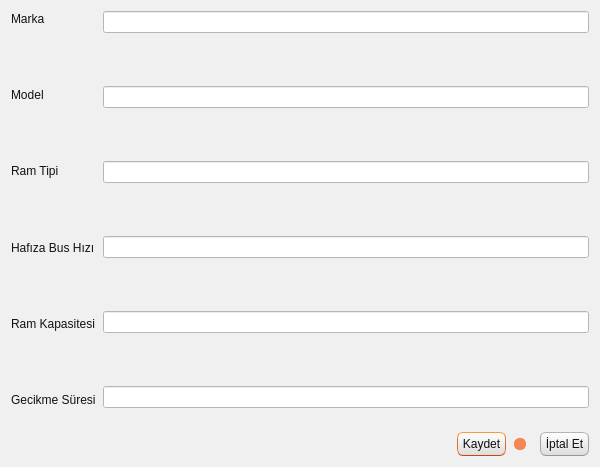
<?xml version="1.0" encoding="UTF-8"?>
<ui version="4.0">
 <class>TKNRamPencere</class>
 <widget class="QDialog" name="TKNRamPencere">
  <property name="geometry">
   <rect>
    <x>0</x>
    <y>0</y>
    <width>600</width>
    <height>467</height>
   </rect>
  </property>
  <property name="maximumSize">
   <size>
    <width>600</width>
    <height>600</height>
   </size>
  </property>
  <property name="windowTitle">
   <string>Dialog</string>
  </property>
  <property name="styleSheet">
   <string notr="true">/*
Ubuntu Style Sheet for QT Applications
Author: Jaime A. Quiroga P.
Company: GTRONICK
Last updated: 09/10/2019 (dd/mm/yyyy), 12:31.
Available at: https://github.com/GTRONICK/QSS/blob/master/Ubuntu.qss
*/
QMainWindow {
	background-color:#f0f0f0;
}
QCheckBox {
	padding:2px;
}
QCheckBox:hover {
	border:1px solid rgb(255,150,60);
	border-radius:4px;
	padding: 1px;
	background-color:qlineargradient(spread:pad, x1:0.5, y1:1, x2:0.5, y2:0, stop:0 rgba(190, 90, 50, 50), stop:1 rgba(250, 130, 40, 50));
}
QCheckBox::indicator:checked {
	border:1px solid rgb(246, 134, 86);
	border-radius:4px;
  	background-color:rgb(246, 134, 86)
}
QCheckBox::indicator:unchecked {
	border-width:1px solid rgb(246, 134, 86);
	border-radius:4px;
  	background-color:rgb(255,255,255);
}
QColorDialog {
	background-color:#f0f0f0;
}
QComboBox {
	color:rgb(81,72,65);
	background: #ffffff;
}
QComboBox:editable {
	selection-color:rgb(81,72,65);
	selection-background-color: #ffffff;
}
QComboBox QAbstractItemView {
	selection-color: #ffffff;
	selection-background-color: rgb(246, 134, 86);
}
QComboBox:!editable:on, QComboBox::drop-down:editable:on {
	color:  #1e1d23;	
}
QDateTimeEdit, QDateEdit, QDoubleSpinBox, QFontComboBox {
	color:rgb(81,72,65);
	background-color: #ffffff;
}

QDialog {
	background-color:#f0f0f0;
}

QLabel,QLineEdit {
	color:rgb(17,17,17);
}
QLineEdit {
	background-color:rgb(255,255,255);
	selection-background-color:rgb(236,116,64);
}
QMenuBar {
	color:rgb(223,219,210);
	background-color:rgb(65,64,59);
}
QMenuBar::item {
	padding-top:4px;
	padding-left:4px;
	padding-right:4px;
	color:rgb(223,219,210);
	background-color:rgb(65,64,59);
}
QMenuBar::item:selected {
	color:rgb(255,255,255);
	padding-top:2px;
	padding-left:2px;
	padding-right:2px;
	border-top-width:2px;
	border-left-width:2px;
	border-right-width:2px;
	border-top-right-radius:4px;
	border-top-left-radius:4px;
	border-style:solid;
	background-color:rgb(65,64,59);
	border-top-color: rgb(47,47,44);
	border-right-color: qlineargradient(spread:pad, x1:0, y1:1, x2:1, y2:0, stop:0 rgba(90, 87, 78, 255), stop:1 rgba(47,47,44, 255));
	border-left-color:  qlineargradient(spread:pad, x1:1, y1:0, x2:0, y2:0, stop:0 rgba(90, 87, 78, 255), stop:1 rgba(47,47,44, 255));
}
QMenu {
	color:rgb(223,219,210);
	background-color:rgb(65,64,59);
}
QMenu::item {
	color:rgb(223,219,210);
	padding:4px 10px 4px 20px;
}
QMenu::item:selected {
	color:rgb(255,255,255);
	background-color: qlineargradient(spread:pad, x1:0.5, y1:1, x2:0.5, y2:0, stop:0 rgba(225, 108, 54, 255), stop:1 rgba(246, 134, 86, 255));
	border-style:solid;
	border-width:3px;
	padding:4px 7px 4px 17px;
	border-bottom-color:qlineargradient(spread:pad, x1:0.5, y1:1, x2:0.5, y2:0, stop:0 rgba(175,85,48,255), stop:1 rgba(236,114,67, 255));
	border-top-color:qlineargradient(spread:pad, x1:0.5, y1:1, x2:0.5, y2:0, stop:0 rgba(253,156,113,255), stop:1 rgba(205,90,46, 255));
	border-right-color:qlineargradient(spread:pad, x1:0, y1:0.5, x2:1, y2:0.5, stop:0 rgba(253,156,113,255), stop:1 rgba(205,90,46, 255));
	border-left-color:qlineargradient(spread:pad, x1:1, y1:0.5, x2:0, y2:0.5, stop:0 rgba(253,156,113,255), stop:1 rgba(205,90,46, 255));
}
QPlainTextEdit {
	border-width: 1px solid transparent;
	color:rgb(17,17,17);
	selection-background-color:rgb(236,116,64);
}
QProgressBar {
	text-align: center;
	color: rgb(0, 0, 0);
	border: 1px inset rgb(150,150,150); 
	border-radius: 10px;
	background-color:rgb(221,221,219);
}
QProgressBar::chunk:horizontal {
	background-color: qlineargradient(spread:pad, x1:0.5, y1:1, x2:0.5, y2:0, stop:0 rgba(225, 108, 54, 255), stop:1 rgba(246, 134, 86, 255));
	border:1px solid;
	border-radius:8px;
	border-bottom-color:qlineargradient(spread:pad, x1:0.5, y1:1, x2:0.5, y2:0, stop:0 rgba(175,85,48,255), stop:1 rgba(236,114,67, 255));
	border-top-color:qlineargradient(spread:pad, x1:0.5, y1:1, x2:0.5, y2:0, stop:0 rgba(253,156,113,255), stop:1 rgba(205,90,46, 255));
	border-right-color:qlineargradient(spread:pad, x1:0, y1:0.5, x2:1, y2:0.5, stop:0 rgba(253,156,113,255), stop:1 rgba(205,90,46, 255));
	border-left-color:qlineargradient(spread:pad, x1:1, y1:0.5, x2:0, y2:0.5, stop:0 rgba(253,156,113,255), stop:1 rgba(205,90,46, 255));
}
QPushButton{
	color:rgb(17,17,17);
	border-width: 1px;
	border-radius: 6px;
	border-bottom-color: rgb(150,150,150);
	border-right-color: rgb(165,165,165);
	border-left-color: rgb(165,165,165);
	border-top-color: rgb(180,180,180);
	border-style: solid;
	padding: 4px;
	background-color: qlineargradient(spread:pad, x1:0.5, y1:1, x2:0.5, y2:0, stop:0 rgba(220, 220, 220, 255), stop:1 rgba(255, 255, 255, 255));
}
QPushButton:hover{
	color:rgb(17,17,17);
	border-width: 1px;
	border-radius:6px;
	border-top-color: rgb(255,150,60);
	border-right-color: qlineargradient(spread:pad, x1:0, y1:1, x2:1, y2:0, stop:0 rgba(200, 70, 20, 255), stop:1 rgba(255,150,60, 255));
	border-left-color:  qlineargradient(spread:pad, x1:1, y1:0, x2:0, y2:0, stop:0 rgba(200, 70, 20, 255), stop:1 rgba(255,150,60, 255));
	border-bottom-color: rgb(200,70,20);
	border-style: solid;
	padding: 2px;
	background-color: qlineargradient(spread:pad, x1:0.5, y1:1, x2:0.5, y2:0, stop:0 rgba(220, 220, 220, 255), stop:1 rgba(255, 255, 255, 255));
}
QPushButton:default{
	color:rgb(17,17,17);
	border-width: 1px;
	border-radius:6px;
	border-top-color: rgb(255,150,60);
	border-right-color: qlineargradient(spread:pad, x1:0, y1:1, x2:1, y2:0, stop:0 rgba(200, 70, 20, 255), stop:1 rgba(255,150,60, 255));
	border-left-color:  qlineargradient(spread:pad, x1:1, y1:0, x2:0, y2:0, stop:0 rgba(200, 70, 20, 255), stop:1 rgba(255,150,60, 255));
	border-bottom-color: rgb(200,70,20);
	border-style: solid;
	padding: 2px;
	background-color: qlineargradient(spread:pad, x1:0.5, y1:1, x2:0.5, y2:0, stop:0 rgba(220, 220, 220, 255), stop:1 rgba(255, 255, 255, 255));
}
QPushButton:pressed{
	color:rgb(17,17,17);
	border-width: 1px;
	border-radius: 6px;
	border-width: 1px;
	border-top-color: rgba(255,150,60,200);
	border-right-color: qlineargradient(spread:pad, x1:0, y1:1, x2:1, y2:0, stop:0 rgba(200, 70, 20, 255), stop:1 rgba(255,150,60, 200));
	border-left-color:  qlineargradient(spread:pad, x1:1, y1:0, x2:0, y2:0, stop:0 rgba(200, 70, 20, 255), stop:1 rgba(255,150,60, 200));
	border-bottom-color: rgba(200,70,20,200);
	border-style: solid;
	padding: 2px;
	background-color: qlineargradient(spread:pad, x1:0.5, y1:0, x2:0.5, y2:1, stop:0 rgba(220, 220, 220, 255), stop:1 rgba(255, 255, 255, 255));
}
QPushButton:disabled{
	color:rgb(174,167,159);
	border-width: 1px;
	border-radius: 6px;
	background-color: qlineargradient(spread:pad, x1:0.5, y1:1, x2:0.5, y2:0, stop:0 rgba(200, 200, 200, 255), stop:1 rgba(230, 230, 230, 255));
}
QRadioButton {
	padding: 1px;
}
QRadioButton::indicator:checked {
	height: 10px;
	width: 10px;
	border-style:solid;
	border-radius:5px;
	border-width: 1px;
	border-color: rgba(246, 134, 86, 255);
	color: #a9b7c6;
	background-color:rgba(246, 134, 86, 255);
}
QRadioButton::indicator:!checked {
	height: 10px;
	width: 10px;
	border-style:solid;
	border-radius:5px;
	border-width: 1px;
	border-color: rgb(246, 134, 86);
	color: #a9b7c6;
	background-color: transparent;
}
QScrollArea {
	color: white;
	background-color:#f0f0f0;
}
QSlider::groove {
	border-style: solid;
	border-width: 1px;
	border-color: rgb(207,207,207);
}
QSlider::groove:horizontal {
	height: 5px;
	background: rgb(246, 134, 86);
}
QSlider::groove:vertical {
	width: 5px;
	background: rgb(246, 134, 86);
}
QSlider::handle:horizontal {
	background: rgb(253,253,253);
	border-style: solid;
	border-width: 1px;
	border-color: rgb(207,207,207);
	width: 12px;
	margin: -5px 0;
	border-radius: 7px;
}
QSlider::handle:vertical {
	background: rgb(253,253,253);
	border-style: solid;
	border-width: 1px;
	border-color: rgb(207,207,207);
	height: 12px;
	margin: 0 -5px;
	border-radius: 7px;
}
QSlider::add-page:horizontal, QSlider::add-page:vertical {
 	background: white;
}
QSlider::sub-page:horizontal, QSlider::sub-page:vertical {
	background: rgb(246, 134, 86);
}
QStatusBar, QSpinBox {
	color:rgb(81,72,65);
}
QSpinBox {
	background-color: #ffffff;
}
QScrollBar:horizontal {
	max-height: 20px;
	border: 1px transparent;
	margin: 0px 20px 0px 20px;
}
QScrollBar::handle:horizontal {
	background: rgb(253,253,253);
	border: 1px solid rgb(207,207,207);
	border-radius: 7px;
	min-width: 25px;
}
QScrollBar::handle:horizontal:hover {
	background: rgb(253,253,253);
	border: 1px solid rgb(255,150,60);
	border-radius: 7px;
	min-width: 25px;
}
QScrollBar::add-line:horizontal {
  	border: 1px solid rgb(207,207,207);
  	border-top-right-radius: 7px;
  	border-top-left-radius: 7px;
  	border-bottom-right-radius: 7px;
  	background: rgb(255, 255, 255);
  	width: 20px;
  	subcontrol-position: right;
  	subcontrol-origin: margin;
}
QScrollBar::add-line:horizontal:hover {
  	border: 1px solid rgb(255,150,60);
  	border-top-right-radius: 7px;
  	border-top-left-radius: 7px;
  	border-bottom-right-radius: 7px;
  	background: rgb(255, 255, 255);
  	width: 20px;
  	subcontrol-position: right;
  	subcontrol-origin: margin;
}
QScrollBar::add-line:horizontal:pressed {
  	border: 1px solid grey;
  	border-top-left-radius: 7px;
  	border-top-right-radius: 7px;
  	border-bottom-right-radius: 7px;
  	background: rgb(231,231,231);
  	width: 20px;
  	subcontrol-position: right;
  	subcontrol-origin: margin;
}
QScrollBar::sub-line:horizontal {
  	border: 1px solid rgb(207,207,207);
  	border-top-right-radius: 7px;
  	border-top-left-radius: 7px;
  	border-bottom-left-radius: 7px;
  	background: rgb(255, 255, 255);
  	width: 20px;
  	subcontrol-position: left;
  	subcontrol-origin: margin;
}
QScrollBar::sub-line:horizontal:hover {
  	border: 1px solid rgb(255,150,60);
  	border-top-right-radius: 7px;
  	border-top-left-radius: 7px;
  	border-bottom-left-radius: 7px;
  	background: rgb(255, 255, 255);
  	width: 20px;
  	subcontrol-position: left;
  	subcontrol-origin: margin;
}
QScrollBar::sub-line:horizontal:pressed {
  	border: 1px solid grey;
  	border-top-right-radius: 7px;
  	border-top-left-radius: 7px;
  	border-bottom-left-radius: 7px;
  	background: rgb(231,231,231);
  	width: 20px;
  	subcontrol-position: left;
  	subcontrol-origin: margin;
}
QScrollBar::left-arrow:horizontal {
  	border: 1px transparent grey;
  	border-top-left-radius: 3px;
  	border-bottom-left-radius: 3px;
  	width: 6px;
  	height: 6px;
  	background: rgb(230,230,230);
}
QScrollBar::right-arrow:horizontal {
	border: 1px transparent grey;
	border-top-right-radius: 3px;
	border-bottom-right-radius: 3px;
  	width: 6px;
  	height: 6px;
 	background: rgb(230,230,230);
}
QScrollBar::add-page:horizontal, QScrollBar::sub-page:horizontal {
 	background: none;
} 
QScrollBar:vertical {
	max-width: 20px;
	border: 1px transparent grey;
	margin: 20px 0px 20px 0px;
}
QScrollBar::add-line:vertical {
	border: 1px solid;
	border-color: rgb(207,207,207);
	border-bottom-right-radius: 7px;
	border-bottom-left-radius: 7px;
	border-top-left-radius: 7px;
	background: rgb(255, 255, 255);
  	height: 20px;
  	subcontrol-position: bottom;
  	subcontrol-origin: margin;
}
QScrollBar::add-line:vertical:hover {
  	border: 1px solid;
  	border-color: rgb(255,150,60);
  	border-bottom-right-radius: 7px;
  	border-bottom-left-radius: 7px;
  	border-top-left-radius: 7px;
  	background: rgb(255, 255, 255);
  	height: 20px;
  	subcontrol-position: bottom;
  	subcontrol-origin: margin;
}
QScrollBar::add-line:vertical:pressed {
  	border: 1px solid grey;
  	border-bottom-left-radius: 7px;
  	border-bottom-right-radius: 7px;
  	border-top-left-radius: 7px;
  	background: rgb(231,231,231);
  	height: 20px;
  	subcontrol-position: bottom;
  	subcontrol-origin: margin;
}
QScrollBar::sub-line:vertical {
  	border: 1px solid rgb(207,207,207);
  	border-top-right-radius: 7px;
  	border-top-left-radius: 7px;
  	border-bottom-left-radius: 7px;
  	background: rgb(255, 255, 255);
  	height: 20px;
  	subcontrol-position: top;
  	subcontrol-origin: margin;
}
QScrollBar::sub-line:vertical:hover {
  	border: 1px solid rgb(255,150,60);
  	border-top-right-radius: 7px;
  	border-top-left-radius: 7px;
  	border-bottom-left-radius: 7px;
	background: rgb(255, 255, 255);
  	height: 20px;
  	subcontrol-position: top;
  	subcontrol-origin: margin;
}
QScrollBar::sub-line:vertical:pressed {
  	border: 1px solid grey;
  	border-top-left-radius: 7px;
  	border-top-right-radius: 7px;
  	background: rgb(231,231,231);
 	height: 20px;
  	subcontrol-position: top;
  	subcontrol-origin: margin;
}
QScrollBar::handle:vertical {
	background: rgb(253,253,253);
	border: 1px solid rgb(207,207,207);
	border-radius: 7px;
	min-height: 25px;
}
QScrollBar::handle:vertical:hover {
	background: rgb(253,253,253);
	border: 1px solid rgb(255,150,60);
	border-radius: 7px;
	min-height: 25px;
}
QScrollBar::up-arrow:vertical {
	border: 1px transparent grey;
  	border-top-left-radius: 3px;
	border-top-right-radius: 3px;
  	width: 6px;
  	height: 6px;
  	background: rgb(230,230,230);
}
QScrollBar::down-arrow:vertical {
  	border: 1px transparent grey;
  	border-bottom-left-radius: 3px;
  	border-bottom-right-radius: 3px;
  	width: 6px;
  	height: 6px;
  	background: rgb(230,230,230);
}
QScrollBar::add-page:vertical, QScrollBar::sub-page:vertical {
  	background: none;
}
QTabWidget {
	color:rgb(0,0,0);
	background-color:rgb(247,246,246);
}
QTabWidget::pane {
	border-color: rgb(180,180,180);
	background-color:rgb(247,246,246);
	border-style: solid;
	border-width: 1px;
  	border-radius: 6px;
}
QTabBar::tab {
	padding-left:4px;
	padding-right:4px;
	padding-bottom:2px;
	padding-top:2px;
	color:rgb(81,72,65);
  	background-color: qlineargradient(spread:pad, x1:0.5, y1:1, x2:0.5, y2:0, stop:0 rgba(221,218,217,255), stop:1 rgba(240,239,238,255));
	border-style: solid;
	border-width: 1px;
  	border-top-right-radius:4px;
	border-top-left-radius:4px;
	border-top-color: rgb(180,180,180);
	border-left-color: rgb(180,180,180);
	border-right-color: rgb(180,180,180);
	border-bottom-color: transparent;
}
QTabBar::tab:selected, QTabBar::tab:last:selected, QTabBar::tab:hover {
  	background-color:rgb(247,246,246);
  	margin-left: 0px;
  	margin-right: 1px;
}
QTabBar::tab:!selected {
	margin-top: 1px;
	margin-right: 1px;
}
QTextEdit {
	border-width: 1px;
	border-style: solid;
	border-color:transparent;
	color:rgb(17,17,17);
	selection-background-color:rgb(236,116,64);
}
QTimeEdit, QToolBox, QToolBox::tab, QToolBox::tab:selected {
	color:rgb(81,72,65);
	background-color: #ffffff;
}</string>
  </property>
  <layout class="QVBoxLayout" name="verticalLayout_3">
   <property name="spacing">
    <number>7</number>
   </property>
   <item>
    <layout class="QHBoxLayout" name="horizontalLayout">
     <property name="spacing">
      <number>7</number>
     </property>
     <item>
      <layout class="QVBoxLayout" name="verticalLayout_2">
       <property name="spacing">
        <number>60</number>
       </property>
       <item>
        <widget class="QLabel" name="label_6">
         <property name="text">
          <string>Marka</string>
         </property>
        </widget>
       </item>
       <item>
        <widget class="QLabel" name="label_5">
         <property name="text">
          <string>Model</string>
         </property>
        </widget>
       </item>
       <item>
        <widget class="QLabel" name="label">
         <property name="text">
          <string>Ram Tipi</string>
         </property>
        </widget>
       </item>
       <item>
        <widget class="QLabel" name="label_2">
         <property name="text">
          <string>Hafıza Bus Hızı</string>
         </property>
        </widget>
       </item>
       <item>
        <widget class="QLabel" name="label_3">
         <property name="text">
          <string>Ram Kapasitesi</string>
         </property>
        </widget>
       </item>
       <item>
        <widget class="QLabel" name="label_4">
         <property name="text">
          <string>Gecikme Süresi</string>
         </property>
        </widget>
       </item>
      </layout>
     </item>
     <item>
      <layout class="QVBoxLayout" name="verticalLayout">
       <property name="spacing">
        <number>53</number>
       </property>
       <item>
        <widget class="QLineEdit" name="lineEdit_6"/>
       </item>
       <item>
        <widget class="QLineEdit" name="lineEdit_5"/>
       </item>
       <item>
        <widget class="QLineEdit" name="lineEdit"/>
       </item>
       <item>
        <widget class="QLineEdit" name="lineEdit_2"/>
       </item>
       <item>
        <widget class="QLineEdit" name="lineEdit_3"/>
       </item>
       <item>
        <widget class="QLineEdit" name="lineEdit_4"/>
       </item>
      </layout>
     </item>
    </layout>
   </item>
   <item>
    <spacer name="verticalSpacer">
     <property name="orientation">
      <enum>Qt::Vertical</enum>
     </property>
     <property name="sizeHint" stdset="0">
      <size>
       <width>20</width>
       <height>40</height>
      </size>
     </property>
    </spacer>
   </item>
   <item>
    <layout class="QHBoxLayout" name="horizontalLayout_2">
     <item>
      <spacer name="horizontalSpacer">
       <property name="orientation">
        <enum>Qt::Horizontal</enum>
       </property>
       <property name="sizeHint" stdset="0">
        <size>
         <width>40</width>
         <height>20</height>
        </size>
       </property>
      </spacer>
     </item>
     <item>
      <widget class="QPushButton" name="pushButton_2">
       <property name="text">
        <string>Kaydet</string>
       </property>
       <property name="icon">
        <iconset resource="../../kaynaklar.qrc">
         <normaloff>:/resimler/Save.png</normaloff>:/resimler/Save.png</iconset>
       </property>
      </widget>
     </item>
     <item>
      <widget class="QRadioButton" name="radioButton">
       <property name="text">
        <string/>
       </property>
       <property name="checked">
        <bool>true</bool>
       </property>
      </widget>
     </item>
     <item>
      <widget class="QPushButton" name="pushButton">
       <property name="text">
        <string>İptal Et</string>
       </property>
       <property name="icon">
        <iconset resource="../../kaynaklar.qrc">
         <normaloff>:/resimler/dialog-close.png</normaloff>:/resimler/dialog-close.png</iconset>
       </property>
      </widget>
     </item>
    </layout>
   </item>
  </layout>
 </widget>
 <resources>
  <include location="../../kaynaklar.qrc"/>
 </resources>
 <connections>
  <connection>
   <sender>pushButton_2</sender>
   <signal>clicked()</signal>
   <receiver>TKNRamPencere</receiver>
   <slot>accept()</slot>
   <hints>
    <hint type="sourcelabel">
     <x>390</x>
     <y>451</y>
    </hint>
    <hint type="destinationlabel">
     <x>233</x>
     <y>443</y>
    </hint>
   </hints>
  </connection>
  <connection>
   <sender>pushButton</sender>
   <signal>clicked()</signal>
   <receiver>TKNRamPencere</receiver>
   <slot>reject()</slot>
   <hints>
    <hint type="sourcelabel">
     <x>519</x>
     <y>440</y>
    </hint>
    <hint type="destinationlabel">
     <x>72</x>
     <y>446</y>
    </hint>
   </hints>
  </connection>
 </connections>
</ui>
